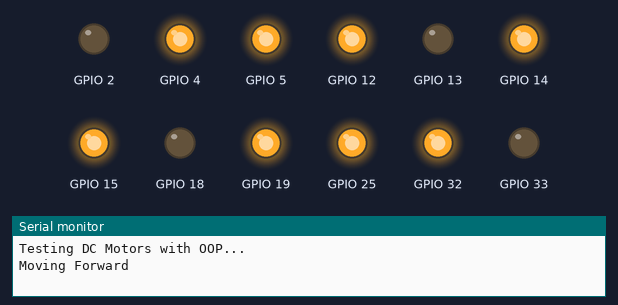
Recording of a sketch running on a simulated ESP32. Parts: output pins drawn as LEDs (lit = HIGH), the last lines printed to the serial monitor.

Above: at 1.0 s.
At 2.5 s:
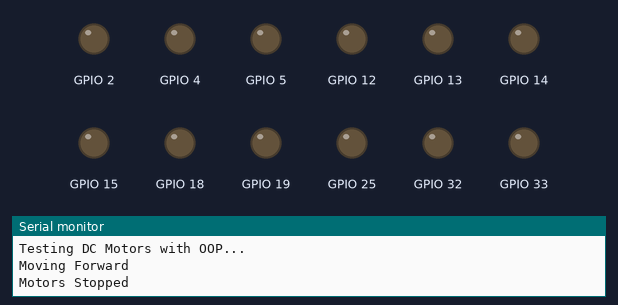
At 4.0 s:
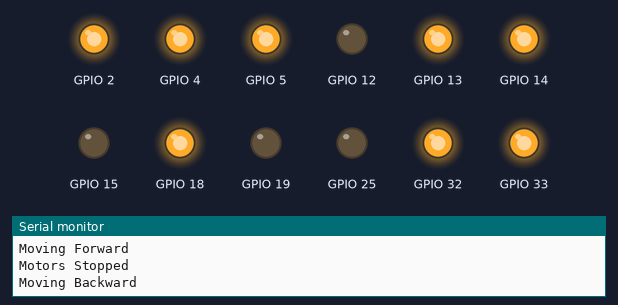
Timing chart, 0 to 7.8 s (numbered marks = the images above):
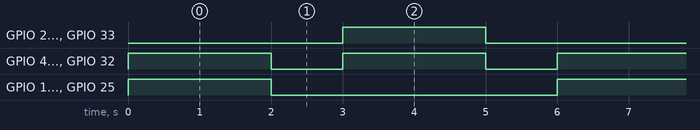

Measured:
- by itself, GPIO 2, GPIO 12, GPIO 13, GPIO 15, GPIO 18, GPIO 19, GPIO 25, GPIO 33: alternates HIGH for 2.0 s and LOW for 4.0 s
- by itself, GPIO 4, GPIO 5, GPIO 14, GPIO 32: alternates HIGH for 2.0 s and LOW for 1.0 s
- by itself, everything shown: repeats every 6.0 s, in 4 steps

The sketch:

all-motors-testing.ino
```cpp
/*********
  Rui Santos & Sara Santos - Random Nerd Tutorials
  Modified for four motors with OOP approach
*********/

class DCMotor {
private:
  int pin1;
  int pin2;
  int enablePin;
  int channel;
  int currentSpeed;
  int currentDirection; // 1=forward, -1=backward, 0=stop

public:
  // Constructor
  DCMotor(int p1, int p2, int en, int ch)
    : pin1(p1), pin2(p2), enablePin(en), channel(ch),
      currentSpeed(0), currentDirection(0) {
    // Set pins as outputs
    pinMode(pin1, OUTPUT);
    pinMode(pin2, OUTPUT);

    // Configure LEDC PWM for this motor
    ledcAttachChannel(enablePin, 30000, 8, channel);
  }

  // Move the motor with specified direction and speed
  void move(int direction, int speed) {
    speed = constrain(speed, 0, 255); // Ensure speed is within PWM range

    if (direction == 1) { // Forward
      digitalWrite(pin1, LOW);
      digitalWrite(pin2, HIGH);
    } else if (direction == -1) { // Backward
      digitalWrite(pin1, HIGH);
      digitalWrite(pin2, LOW);
    } else { // Stop
      digitalWrite(pin1, LOW);
      digitalWrite(pin2, LOW);
      speed = 0;
    }

    ledcWrite(enablePin, speed);
    currentSpeed = speed;
    currentDirection = direction;
  }

  // Stop the motor
  void stop() {
    move(0, 0);
  }

  // Get current speed
  int getSpeed() const {
    return currentSpeed;
  }

  // Get current direction
  int getDirection() const {
    return currentDirection;
  }
};

// Create motor objects with their respective pins and channels
DCMotor motor1(13, 12, 14, 0);  // Motor A (Motor 1)
DCMotor motor2(33, 25, 32, 1);  // Motor B (Motor 2)
DCMotor motor3(18, 19, 5, 2);   // Motor C (Motor 3)
DCMotor motor4(2, 15, 4, 3);    // Motor D (Motor 4)

// PWM properties
const int dutyCycle = 255;

void setup() {
  Serial.begin(115200);
  Serial.println("Testing DC Motors with OOP...");

  // Motor initialization is handled in their constructors
}

void loop() {
  // Move all motors forward
  Serial.println("Moving Forward");
  motor1.move(1, dutyCycle);
  motor2.move(1, dutyCycle);
  motor3.move(1, dutyCycle);
  motor4.move(1, dutyCycle);
  delay(2000);

  // Stop all motors
  Serial.println("Motors Stopped");
  motor1.stop();
  motor2.stop();
  motor3.stop();
  motor4.stop();
  delay(1000);

  // Move all motors backward
  Serial.println("Moving Backward");
  motor1.move(-1, dutyCycle);
  motor2.move(-1, dutyCycle);
  motor3.move(-1, dutyCycle);
  motor4.move(-1, dutyCycle);
  delay(2000);

  // Stop all motors
  Serial.println("Motors Stopped");
  motor1.stop();
  motor2.stop();
  motor3.stop();
  motor4.stop();
  delay(1000);
}
```
